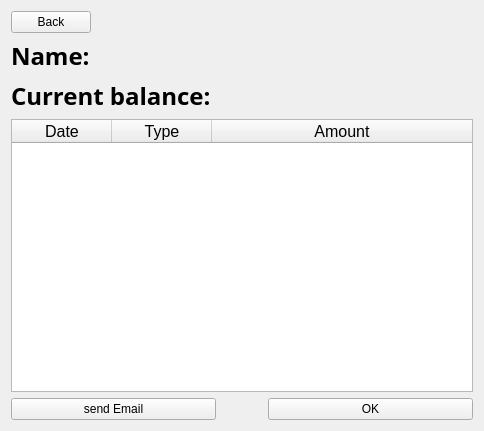
<?xml version="1.0" encoding="UTF-8"?>
<ui version="4.0">
 <class>Form</class>
 <widget class="QWidget" name="Form">
  <property name="geometry">
   <rect>
    <x>0</x>
    <y>0</y>
    <width>484</width>
    <height>431</height>
   </rect>
  </property>
  <property name="windowTitle">
   <string>Form</string>
  </property>
  <layout class="QGridLayout" name="gridLayout">
   <item row="3" column="0" colspan="4">
    <widget class="QTableWidget" name="tableWidget">
     <property name="font">
      <font>
       <pointsize>12</pointsize>
       <weight>50</weight>
       <bold>false</bold>
      </font>
     </property>
     <property name="autoScroll">
      <bool>false</bool>
     </property>
     <property name="editTriggers">
      <set>QAbstractItemView::NoEditTriggers</set>
     </property>
     <property name="tabKeyNavigation">
      <bool>false</bool>
     </property>
     <property name="showDropIndicator" stdset="0">
      <bool>false</bool>
     </property>
     <property name="dragDropOverwriteMode">
      <bool>false</bool>
     </property>
     <property name="alternatingRowColors">
      <bool>true</bool>
     </property>
     <property name="selectionBehavior">
      <enum>QAbstractItemView::SelectRows</enum>
     </property>
     <property name="textElideMode">
      <enum>Qt::ElideMiddle</enum>
     </property>
     <property name="rowCount">
      <number>0</number>
     </property>
     <attribute name="horizontalHeaderStretchLastSection">
      <bool>true</bool>
     </attribute>
     <attribute name="verticalHeaderStretchLastSection">
      <bool>true</bool>
     </attribute>
     <column>
      <property name="text">
       <string>Date</string>
      </property>
     </column>
     <column>
      <property name="text">
       <string>Type</string>
      </property>
     </column>
     <column>
      <property name="text">
       <string>Amount</string>
      </property>
     </column>
    </widget>
   </item>
   <item row="0" column="0">
    <widget class="QPushButton" name="back_button">
     <property name="sizePolicy">
      <sizepolicy hsizetype="Maximum" vsizetype="Fixed">
       <horstretch>0</horstretch>
       <verstretch>0</verstretch>
      </sizepolicy>
     </property>
     <property name="text">
      <string>Back</string>
     </property>
    </widget>
   </item>
   <item row="4" column="0">
    <widget class="QPushButton" name="send_email_button">
     <property name="sizePolicy">
      <sizepolicy hsizetype="Expanding" vsizetype="Minimum">
       <horstretch>0</horstretch>
       <verstretch>0</verstretch>
      </sizepolicy>
     </property>
     <property name="text">
      <string>send Email</string>
     </property>
    </widget>
   </item>
   <item row="4" column="3">
    <widget class="QPushButton" name="ok_button">
     <property name="sizePolicy">
      <sizepolicy hsizetype="Expanding" vsizetype="Fixed">
       <horstretch>0</horstretch>
       <verstretch>0</verstretch>
      </sizepolicy>
     </property>
     <property name="text">
      <string>OK</string>
     </property>
    </widget>
   </item>
   <item row="4" column="1" colspan="2">
    <spacer name="horizontalSpacer_2">
     <property name="orientation">
      <enum>Qt::Horizontal</enum>
     </property>
     <property name="sizeHint" stdset="0">
      <size>
       <width>40</width>
       <height>20</height>
      </size>
     </property>
    </spacer>
   </item>
   <item row="2" column="0" colspan="4">
    <widget class="QLabel" name="balance_label">
     <property name="font">
      <font>
       <family>Sans</family>
       <pointsize>18</pointsize>
       <weight>75</weight>
       <bold>true</bold>
      </font>
     </property>
     <property name="text">
      <string>Current balance:</string>
     </property>
    </widget>
   </item>
   <item row="1" column="0" colspan="4">
    <widget class="QLabel" name="name_label">
     <property name="font">
      <font>
       <family>Sans</family>
       <pointsize>18</pointsize>
       <weight>75</weight>
       <bold>true</bold>
      </font>
     </property>
     <property name="text">
      <string>Name:</string>
     </property>
    </widget>
   </item>
  </layout>
 </widget>
 <resources/>
 <connections/>
</ui>
